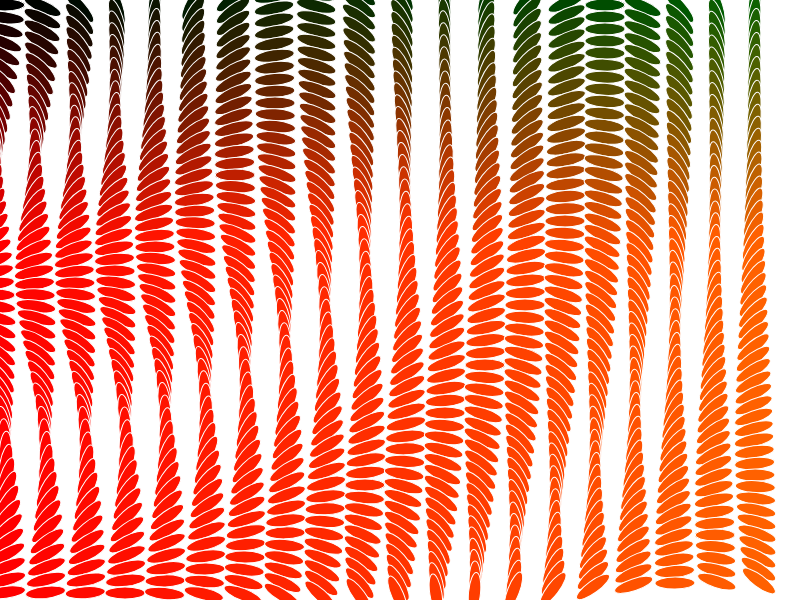
Frame 1 (no input)
Frame 60 (no input): identical to frame 1, image omitted
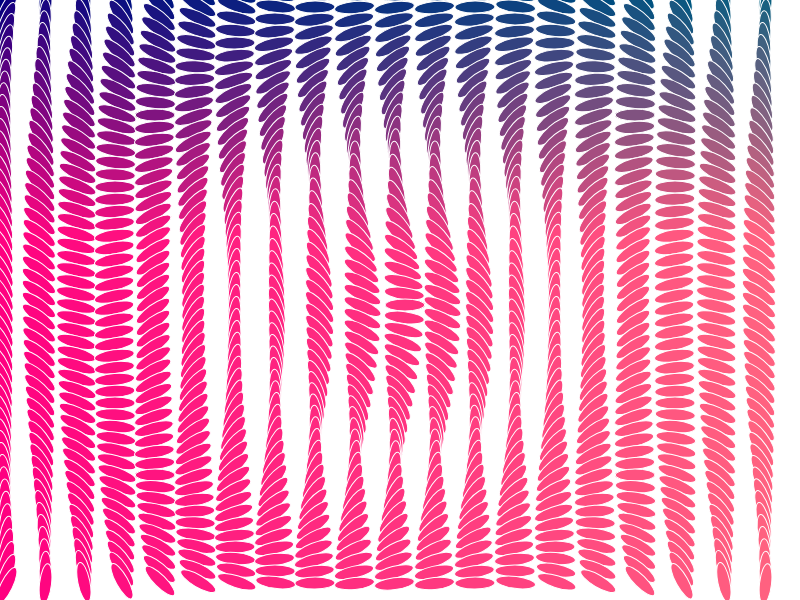
Frame 120 (the mouse pressed at the canvas centre since frame 60)

The p5.js sketch that drew these frames (run headless with seeded random() and noise() and a simulated clock; from frame 60 on, the mouse is pressed at the canvas centre):

// p5.js sketch
// ── sketch.js
/*

    Example Code: Interactive Gradient Array

*/


function setup(){

  createCanvas(800,600);
  stroke(255)

}

function draw(){
  background(255)

  let numCol = 20
  let numRow = 50
  let stepX = width / numCol // height of box 
  let stepY = height / numRow // width of box  

  for (var col = 0; col < numRow; col++){

    for (var row = 0; row < numCol; row++){
    
      fill(col/numCol*255,row/numRow*255,mouseX/width*255)   
      push()
      translate(row*stepX,col*stepY)
      rotate(dist(row*stepX,col*stepY,mouseX,mouseY)/600*TWO_PI) 
      ellipse(5,5,stepX,stepY) 
      pop()

    }

  }

}
